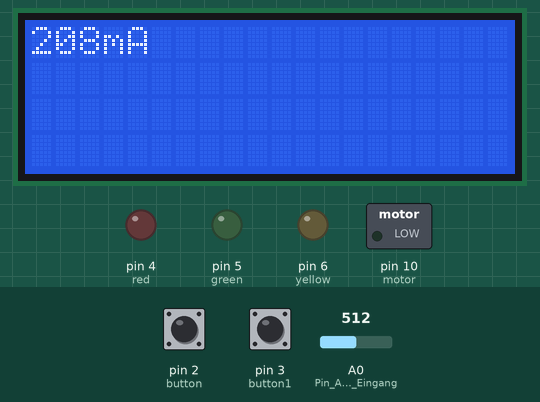
Bench run of a sketch on a simulated Arduino Uno, built with avr-gcc and run on an emulated ATmega328P. Parts: 20×4 character LCD, switched loads named in the sketch (green lamp = pin HIGH), output pins drawn as LEDs (lit = HIGH). The test bench sets the inputs (shaded band); at power-on: pin 2 (button) HIGH, A0 (Pin_A0_als_Eingang) = 512, pin 3 (button1) HIGH.

Above: at 1.2 s.
1.3 s: pin 2 (button) pulled LOW for 0.35 s
At 1.6 s:
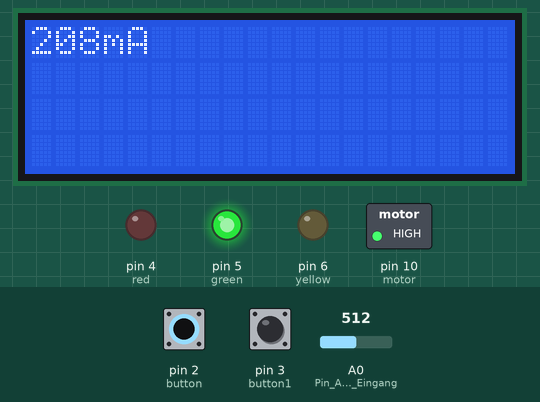
3.1 s: A0 (Pin_A0_als_Eingang) set to 716
At 4.1 s:
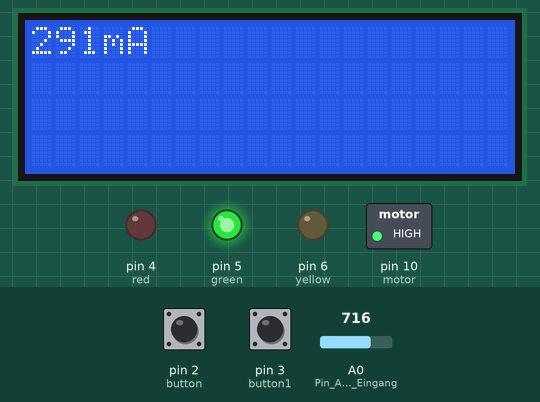
4.6 s: A0 (Pin_A0_als_Eingang) set to 900
At 5.7 s:
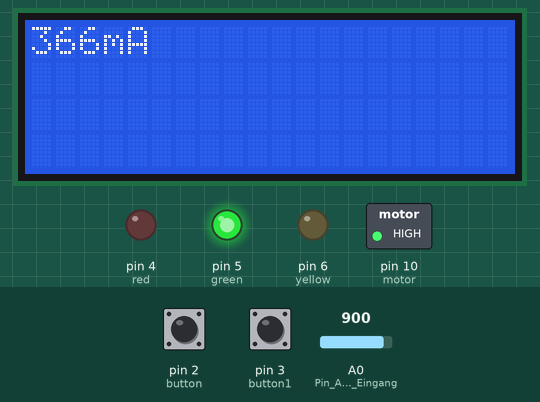
6.2 s: pin 2 (button) pulled LOW for 1 s
At 6.9 s:
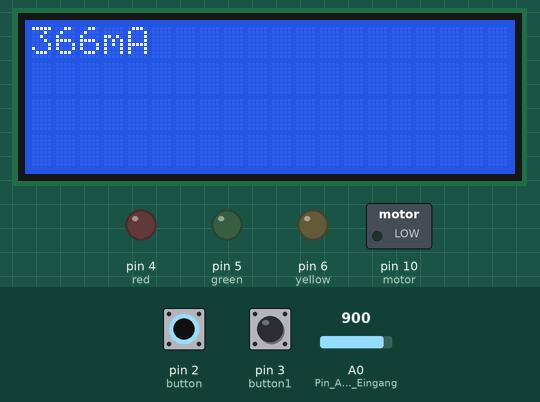
8.7 s: pin 2 (button) pulled LOW for 0.35 s
At 9.0 s:
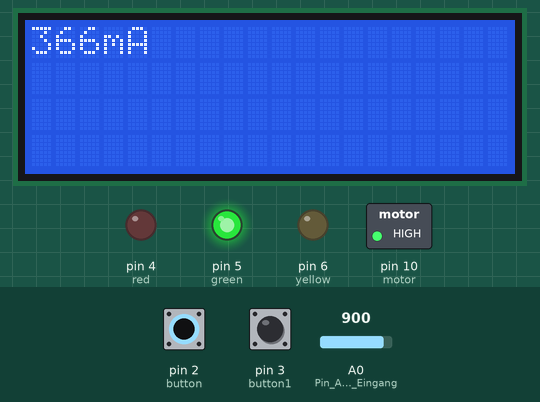
12.0 s: pin 2 (button) pulled LOW for 3.2 s
At 12.8 s:
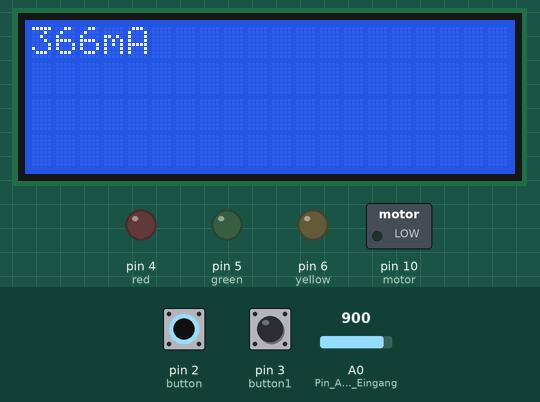
Timing chart, 0 to 15.0 s (numbered marks = the images above; inputs shaded):
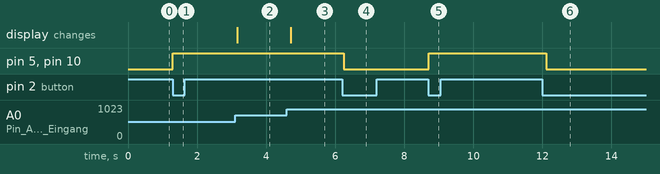

Measured:
- after the input at 1.3 s, pin 5 (green), pin 10 (motor): LOW → HIGH at once
- after the input at 3.1 s, the display: changes after 0.06 s (image 2)
- after the input at 4.6 s, the display: changes after 0.11 s (image 3)
- after the input at 6.2 s, pin 5 (green), pin 10 (motor): HIGH → LOW at once
- after the input at 8.7 s, pin 5 (green), pin 10 (motor): LOW → HIGH at once
- after the input at 12.0 s, pin 5 (green), pin 10 (motor): HIGH → LOW after 0.11 s

The sketch:

codenew.ino
```cpp
#include <Wire.h>
#include <LiquidCrystal_I2C.h> // LCD-Display Bibliotheken
LiquidCrystal_I2C lcd(0x27, 20, 4); //Formatierung LCD-Display
//WIR MÜSSEN NOCH AMPERE AUSRECHNEN-> DISCO FIX mit formel i=u/r (fester wiederstand einbauen, strom messen und berechnen)
int val = 0;  //Wert von val auf 0 gesetzt
int button = 2;  // Pin for the firsact button
int button1 = 3; // Pin for the second button
int red = 4; //Pin für die rote LED
int yellow = 6; //Pin für die gelbe LED
int green = 5; //Pin für die grüne LED
int motor = 10; //Pin für den Motor
int stromtest = 7; //TESTTTTT
int strom = 0; //Wert von strom auf 0 gesetzt

volatile bool buttonPressed = false; //Anfangsstatus von Button auf falsch gesetzt
volatile bool button1Pressed = false; //Anfangsstatus von Button1 auf falsch gesetzt

void buttonPressISR() {
  buttonPressed = !buttonPressed; //Interrupt, um den Button-Status zu verändern
}

void button1PressISR() {
  button1Pressed = !button1Pressed; //Interrupt, um den Button1-Status zu verändern
}

void setup() {
 // Serial.begin(9600);
  pinMode(A0, INPUT); // Pin A0 als Eingang (zum Messen der Spannung) gesetzt
  pinMode(button, INPUT_PULLUP);
  pinMode(button1, INPUT_PULLUP);
  lcd.init();
  lcd.backlight();

  pinMode(red, OUTPUT);
  pinMode(yellow, OUTPUT);
  pinMode(green, OUTPUT);
  pinMode(motor, OUTPUT);
  attachInterrupt(digitalPinToInterrupt(button), buttonPressISR, FALLING);
  attachInterrupt(digitalPinToInterrupt(button1), button1PressISR, FALLING);
}

void loop() {
  digitalWrite(stromtest, HIGH);
  val = analogRead(A0);
  strom = map(val, 0, 1023, 0, 5000);
  strom = strom / 12;
  Serial.println(strom);
    lcd.clear();
  lcd.setCursor(0, 0);
  lcd.print(strom);
  lcd.print("mA");
  delay(100);
  digitalWrite(stromtest, LOW);
  delay(200);
  //stufe eins
  if (strom <= 10) {
    digitalWrite(red, LOW);
    digitalWrite(yellow, LOW);
    digitalWrite(green, LOW);
    digitalWrite(motor, LOW);
  }

  //stufe zwei
  else if (strom >= 10 && strom <= 20) {
    if (buttonPressed == true) {
      digitalWrite(red, HIGH);
      digitalWrite(green, LOW);
      digitalWrite(yellow, LOW);
      digitalWrite(motor, LOW);
    } else {
      digitalWrite(red, LOW);
      digitalWrite(green, LOW);
      digitalWrite(yellow, LOW);
      digitalWrite(motor, LOW);
    }
  }

 //stufe drei
  else if (strom >= 20 && strom <= 22) {
    if (buttonPressed == true) {
      //delay(50);
      digitalWrite(green, LOW);
      digitalWrite(red, LOW);
      digitalWrite(yellow, HIGH);
    } else{
        //delay(50);
        digitalWrite(green, LOW);
        digitalWrite(red, LOW);
        digitalWrite(yellow, LOW);
        digitalWrite(motor, LOW);
      }

     if (strom >= 20 && strom <= 22) {
      if (button1Pressed == true) {
        digitalWrite(green, LOW);
        digitalWrite(motor, HIGH);
        digitalWrite(red, LOW);
      } else {
        digitalWrite(green, LOW);
        digitalWrite(red, LOW);
        digitalWrite(yellow, LOW);
        digitalWrite(motor, LOW);
      }
    }
  }

   else if (strom >= 22) {
    if (buttonPressed == true) {
      digitalWrite(red, LOW);
      digitalWrite(green, HIGH);
      digitalWrite(yellow, LOW);
      digitalWrite(motor, HIGH);
    } else {    //delay(50);
      digitalWrite(red, LOW);
      digitalWrite(green, LOW);
      digitalWrite(yellow, LOW);
      digitalWrite(motor, LOW);
    }
   }
   }
```
